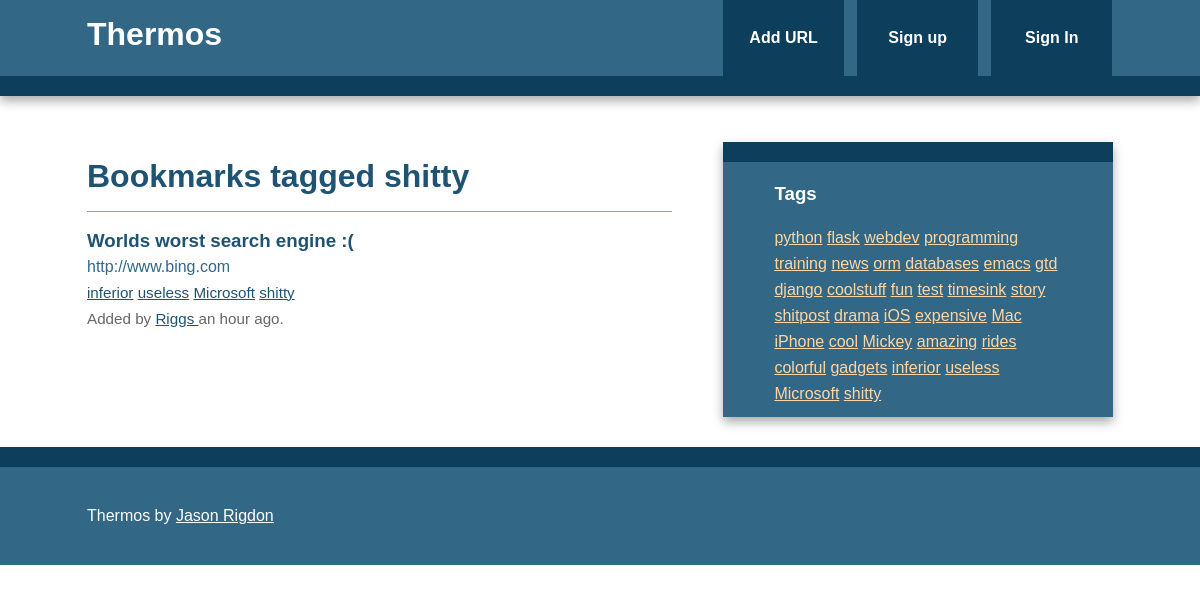
The page /bookmarks/tag/shitty on the database its author committed.
### thermos/models.py (models this page shows, shortened)
class Tag(db.Model):
	id = db.Column(db.Integer, primary_key=True)
	name = db.Column(db.String(25), nullable=False, unique=True, index=True)
	@staticmethod
	def all():
		return Tag.query.all()
	def __repr__(self):
		return self.name

class Bookmark(db.Model):
	id = db.Column(db.Integer, primary_key=True)
	url = db.Column(db.Text, nullable=False)
	date = db.Column(db.DateTime, default=datetime.utcnow)
	description = db.Column(db.String(300))
	user_id = db.Column(db.Integer, db.ForeignKey('user.id'), nullable=False)
	_tags = db.relationship('Tag', secondary=tags, lazy='joined',
							backref=db.backref('bookmarks', lazy='dynamic'))
	@property
	def tags(self):
		return ",".join([t.name for t in self._tags])
	@tags.setter
	def tags(self, string):
		if string:
			self._tags = [Tag.getOrCreate(name) for name in string.split(',')]
		else:
			self._tags = []

class User(db.Model, UserMixin):
	id = db.Column(db.Integer, primary_key=True)
	username = db.Column(db.String(80), unique=True)
	email = db.Column(db.String(120), unique=True)
	bookmarks = db.relationship('Bookmark', backref='user', lazy='dynamic')
	password_hash = db.Column(db.String)
	@property
	def password(self):
		raise AttributeError('password: write-only field')

### thermos/bookmarks/views.py (the view)
@bookmarks.route('/tag/<name>')
def tag(name):
	tag = Tag.query.filter_by(name=name).first_or_404()
	return render_template('tag.html', tag=tag)

### thermos/main/views.py (called while the page is built)
@main.app_context_processor
def injectTags():
	return dict(allTags=Tag.all)

### thermos/templates/tag.html (shortened to what this page needs)
{% extends "base.html" %}
{% block content %}
  <article>
    <header>
      <h1>Bookmarks tagged {{ tag }}</h1>
      {% if tag.bookmarks.count() > 0 %}
        {% with bookmarks = tag.bookmarks %}
          {% include "bookmark_list.html" %}
        {% endwith %}
      {% else %}
        There are no bookmarks with this tag.
      {% endif %}
    </header>
  </article>
{% endblock %}

### thermos/templates/base.html (shortened to what this page needs)
<!doctype html>
<html class="no-js" lang="">
    <head>
        {% block styles %}
          <link rel="stylesheet" href="{{ url_for('static', filename='css/normalize.min.css') }}">
          <link rel="stylesheet" href="{{ url_for('static', filename='css/main.css') }} ">
        {% endblock %}
    </head>
    <body>
        <div class="header-container">
            <header class="wrapper clearfix">
                <a href="{{ url_for('main.index') }}"><h1 class="title">Thermos</h1></a>
                <nav>
                    <ul>
                        <li><a href="{{ url_for('bookmarks.add') }}">Add URL</a></li>
                        {% if current_user.is_authenticated %}
                          <li><a href="{{ url_for('bookmarks.user', username=current_user.username) }}">
                            My Links</a></li>
                          <li><a href="{{ url_for('auth.logout') }}">Sign out</a></li>
                        {% else %}
                          <li><a href="{{ url_for('auth.signup') }}">Sign up</a></li>
                          <li><a href="{{ url_for('auth.login') }}">Sign In</a></li>
                        {% endif %}
                    </ul>
                </nav>
            </header>
        </div>
        <div class="main-container">
            <div class="main wrapper clearfix">
				{% block content %}
				{% endblock %}
				{% block sidebar %}
					<aside>
						<h3>Tags</h3>
						      {% for t in allTags() %}
                    <a href="{{ url_for('bookmarks.tag', name=t) }}">{{ t }}</a>
                  {% endfor %}
					</aside>
				{% endblock %}
            </div>
        </div>
        <div class="footer-container">
            <footer class="wrapper">
                <p>Thermos by <a href="https://github.com/jpriggs">Jason Rigdon</a></p>
            </footer>
        </div>
    </body>
</html>

### thermos/templates/bookmark_list.html
<ul class="bookmarks">
  {% for bookmark in bookmarks %}
    <li>
      {% include "bookmark.html" %}
    </li>
  {% endfor %}
</ul>

### thermos/templates/bookmark.html (shortened to what this page needs)
<div class="bookmark">
  <a class="header" href="{{ bookmark.url }}">
    <h3 class="description">
      {{ bookmark.description|truncate(50, killwords=True) }}
    </h3>
    <span class="url">
      {{ bookmark.url|truncate(50, killwords=True) }}
    </span>
  </a>
  <div class="info">
    <span class="tags">
      {% if bookmark.tags %}
        {% for t in bookmark._tags %}
          <a href="{{ url_for('bookmarks.tag', name=t.name) }}">{{ t }}</a>
        {% endfor %}
      {% else %}
        No tags.
      {% endif %}
    </span>
    <br>
    Added by <a href="{{ url_for('bookmarks.user', username=bookmark.user.username) }}">
      {{ bookmark.user.username }}
    </a>
    {{ moment(bookmark.date).fromNow() }}.
  </div>
</div>

### thermos/static/css/main.css (style rules this page uses)
html, button, input, select, textarea { color: #222; }
html { font-size: 1em; line-height: 1.4; }
body { font: 16px/26px Helvetica, Helvetica Neue, Arial; }
.wrapper { width: 90%; margin: 0 5%; }
.header-container { border-bottom: 20px solid #0D3E5B; }
.footer-container, .main aside { border-top: 20px solid #0D3E5B; }
.header-container, .footer-container, .main aside { background: #326786; }
.title { color: white; }
nav ul { margin: 0; padding: 0; }
nav a { display: block; margin-bottom: 10px; padding: 15px 0; text-align: center; text-decoration: none; font-weight: bold; color: white; background: #0D3E5B; }
.main { padding: 30px 0; }
.main article h1 { font-size: 2em; }
.main aside { color: white; padding: 0 5% 10px; }
.footer-container footer { color: white; padding: 20px 0; }
a, a:visited { color: #1E5373; }
aside a { color: #FFD6A3; }
h1, h2, h3, h4, h5, h6 { color: #1E5373; }
.main aside h3, footer h3, footer a, footer a:visited { color: white; }
ul.bookmarks { list-style: none none; padding-left: 0; }
.bookmark { padding-bottom: .5em; border-top: 1px solid #7EA6BF; padding: 1em 0; }
a.header { color: #326786; text-decoration: none; display: block; }
a.header h3 { margin: 0 0; }
div.info { font-size: .95em; color: #666666; }
@media only screen and (min-width: 480px) { nav a { float: left; width: 27%; margin: 0 1.7%; padding: 25px 2%; margin-bottom: 0; } }
@media only screen and (min-width: 480px) { nav li:first-child a { margin-left: 0; } }
@media only screen and (min-width: 480px) { nav li:last-child a { margin-right: 0; } }
@media only screen and (min-width: 480px) { nav ul li { display: inline; } }
@media only screen and (min-width: 768px) { .header-container, .main aside { -webkit-box-shadow: 0 5px 10px #aaa; -moz-box-shadow: 0 5px 10px #aaa; box-shadow: 0 5px 10px #aaa; } }
@media only screen and (min-width: 768px) { .title { float: left; } }
@media only screen and (min-width: 768px) { nav { float: right; width: 38%; } }
@media only screen and (min-width: 768px) { .main article { float: left; width: 57%; } }
@media only screen and (min-width: 768px) { .main aside { float: right; width: 28%; } }
@media only screen and (min-width: 1140px) { .wrapper { width: 1026px; margin: 0 auto; } }
.clearfix:before, .clearfix:after { content: " "; display: table; }
.clearfix:after { clear: both; }
.clearfix { *zoom: 1; }

### rows shown on the page
Tag: name "shitty"
Bookmark: description "Worlds worst search engine :(", url "http://www.bing.com", user.username "Riggs", date "an hour ago"
Tag: name "inferior"
Tag: name "useless"
Tag: name "Microsoft"
Tag: name "python"
Tag: name "flask"
Tag: name "webdev"
Tag: name "programming"
Tag: name "training"
Tag: name "news"
Tag: name "orm"
Tag: name "databases"
Tag: name "emacs"
Tag: name "gtd"
Tag: name "django"
Tag: name "coolstuff"
Tag: name "fun"
Tag: name "test"
Tag: name "timesink"
Tag: name "story"
Tag: name "shitpost"
Tag: name "drama"
Tag: name "iOS"
Tag: name "expensive"
Tag: name "Mac"
Tag: name "iPhone"
Tag: name "cool"
Tag: name "Mickey"
Tag: name "amazing"
Tag: name "rides"
Tag: name "colorful"
Tag: name "gadgets"
